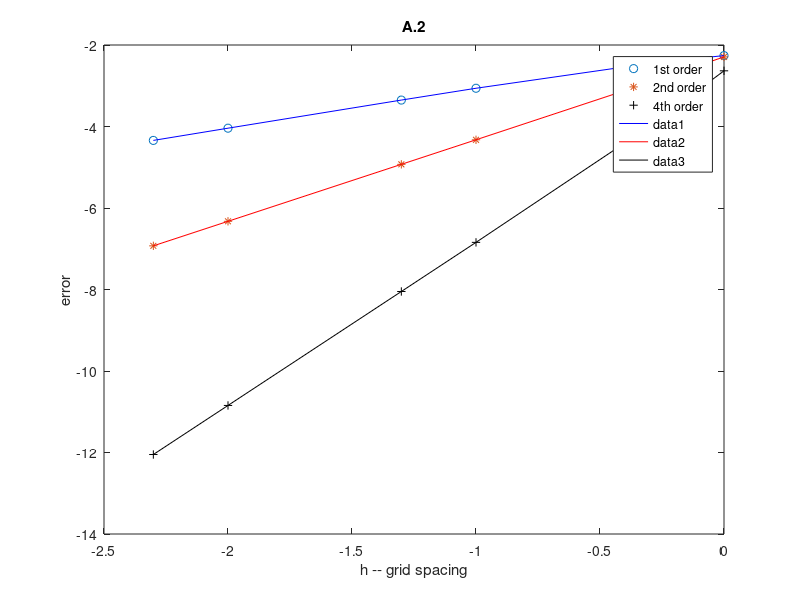

This figure's MATLAB source:
clear all
clc

function re = f(delta)
  x_j = 4;
  re = sin( x_j + delta) ./ (x_j+delta).^3;
endfunction

h = [1, 0.5, 0.1, 0.05, 0.01, 0.005];
x_j = 4;

exact_diff = (cos(x_j)* x_j^3 - 3 * x_j^2 * sin(x_j))/x_j^6;
h_size = size(h);

forward_diff = ( f(h) - f(0) ) ./ h;
sec_cen_diff = ( f(h) - f(-h) ) ./ (2*h);
four_cen_diff = ( f(-2*h) - 8*f(-h) +8*f(h) - f(2*h)  ) ./ (12*h);

forward_err = log10(abs(exact_diff - forward_diff));
sec_err = log10(abs(exact_diff - sec_cen_diff));
four_err = log10(abs(exact_diff - four_cen_diff));
logh = log10(h);

plot(logh, forward_err, "o");
hold
plot(logh, sec_err, "*");
plot(logh, four_err, "+k");
legend("1st order", "2nd order", "4th order");
plot(logh, forward_err, "b");
#legend("1st order");
plot(logh, sec_err, "r");
#legend("2nd order");
plot(logh, four_err, "k");
#legend("4th order");
xlabel("h -- grid spacing");
ylabel("error");
title("A.2");
